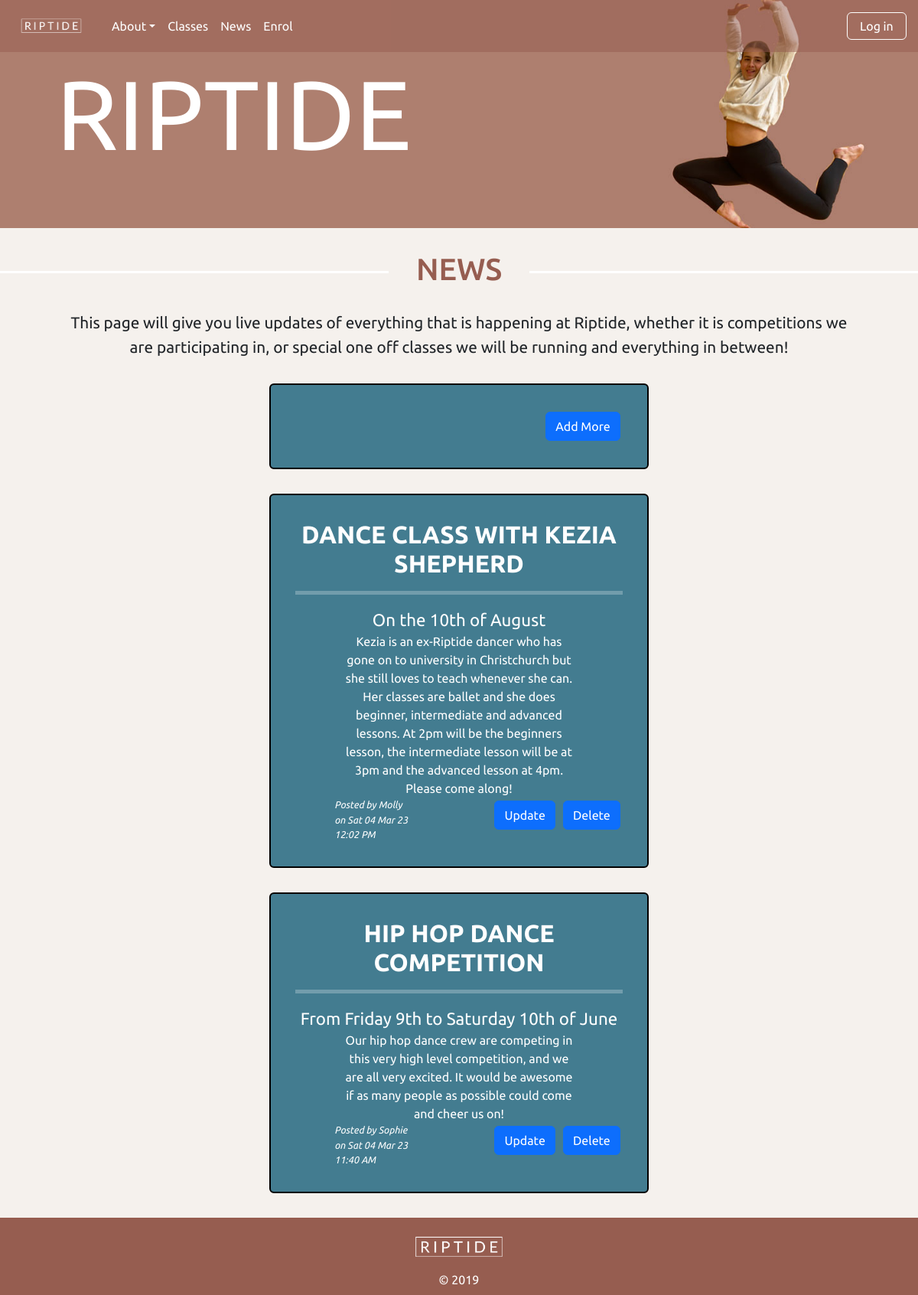
The app's page /news, older data.
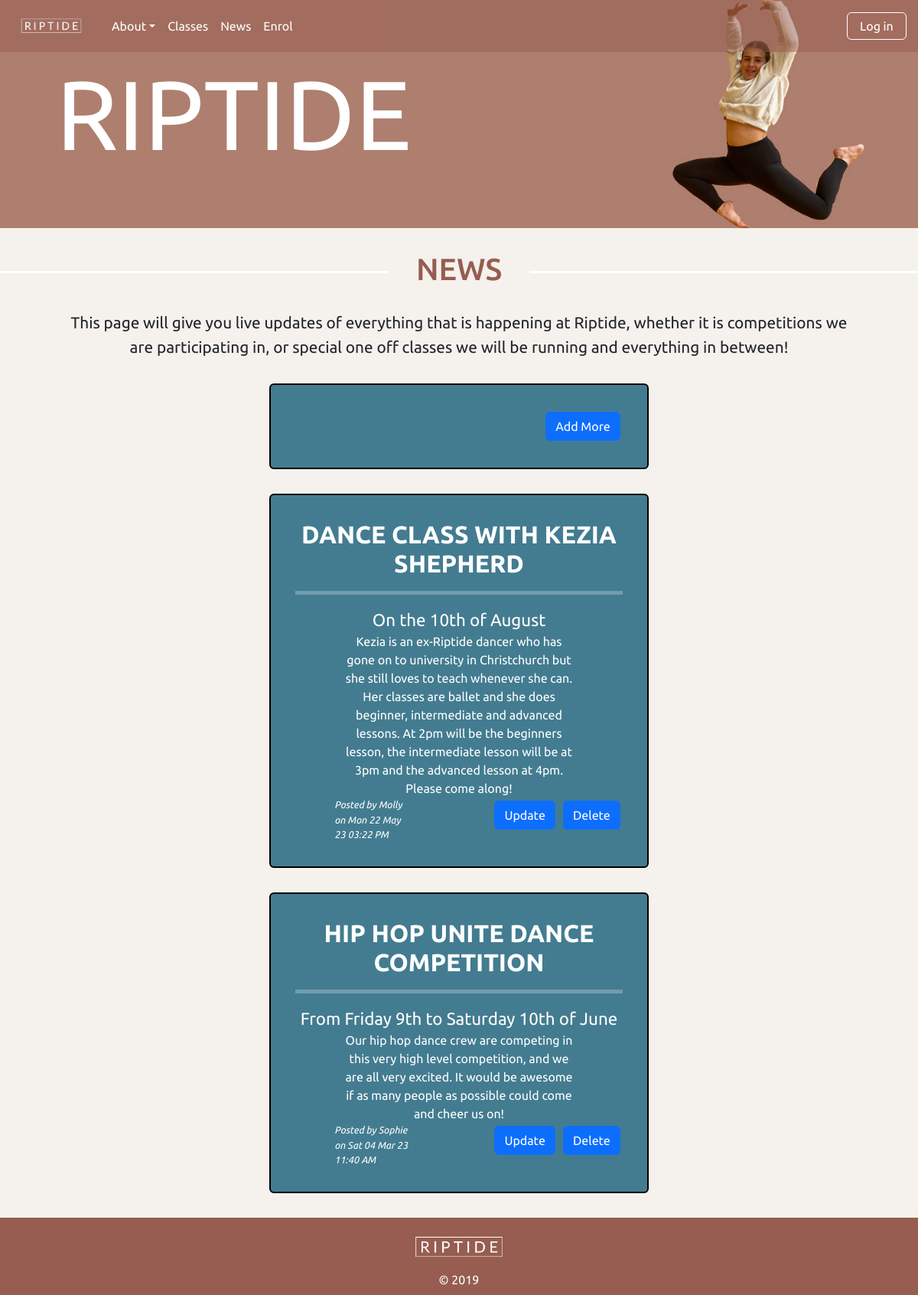
The same page, newer data.
### tables this page shows
CREATE TABLE news(
    news_id integer primary key autoincrement not null,
    title text not null unique,
    subtitle text not null unique,
    content text not null unique,
    newsdate date not null,
    member_id integer not null,
    foreign key(member_id) references member(member_id)
);

CREATE TABLE member(
    member_id integer primary key autoincrement not null,
    name text not null,
    email text not null unique,
    password text not null,
    authorisation integer not null
);

### server.py (the view)
@app.route('/news')
def news():
    sql = """select news.news_id, news.title, news.subtitle, news.content, news.newsdate, member.name
    from news
    join member on news.member_id= member.member_id
    order by news.newsdate desc;
    """
    result = run_search_query_tuples(sql, (), db_path, True)
    print(result)
    return render_template("news.html", news=result)

### db_functions.py (called while the page is built)
def run_search_query_tuples(sql_query,values_tuple, file_path, rowfactory=False):
    result = None
    try:
        db = sqlite3.connect(file_path)
        if rowfactory:
            db.row_factory = sqlite3.Row
        cursor = db.cursor()
        cursor.execute(sql_query,values_tuple)
        result = cursor.fetchall()
        cursor.close()
    except sqlite3.Error as error:
        print("Error running search query tuples: {}".format(error))
        return None
    db.close()
    if result is None:
        print("No search values were found")
    return result

### server.py (called while the page is built)
@app.template_filter()
def news_date(sqlite_dt):
    x = datetime.strptime(sqlite_dt, '%Y-%m-%d %H:%M:%S')
    return x.strftime("%a %d %b %y %I:%M %p")

### templates/news.html (shortened to what this page needs)
{% extends "layout.html" %}
{% block banner %}
static/images/molly_banner3.jpg
{% endblock %}
{% block content %}
<h1>NEWS</h1>
<p>This page will give you live updates of everything that is happening at Riptide, whether it is competitions we are participating in,
or special one off classes we will be running and everything in between! </p>
<div class="news rounded">
    <div class="text-end">
        <a class="btn btn-primary" href="{{ url_for('news_cud', id=0, task='add') }}">Add More</a>
    </div>
</div>
{% for row in news %}
<div class="news news-fluid rounded">
    <h4><b>{{row ['title']}}</b></h4>
    <hr>
    <div class="subtitle">{{row['subtitle']}}</div>
    <p class="news-text">{{row['content'] | replace("\n", "<br>") | safe}}</p>
    <div class="row">
    <div class="col-lg-6"><p class="news-subtext text-start">Posted by {{ row ['name']}} on {{ row ['newsdate'] | news_date}}</p></div>
    <div class="col-lg-6 text-end">
        <a class="btn btn-primary" href="{{ url_for('news_cud', id=row['news_id'], task='update') }}">Update</a>
        <a class="btn btn-primary" href="{{ url_for('news_cud', id=row['news_id'], task='delete') }}">Delete</a>
    </div>
    </div>
</div>
{% endfor %}
{% endblock %}

### templates/layout.html (shortened to what this page needs)
<!DOCTYPE html>
<html lang="en">
<head>
    <link href="https://cdn.jsdelivr.net/npm/bootstrap@5.2.3/dist/css/bootstrap.min.css" rel="stylesheet">
    <link rel="stylesheet" href="static/styles.css">
</head>
<body>
<nav id="Home" class="navbar navbar-expand-sm fixed-top">
  <div class="container-fluid">
    <div class="collapse navbar-collapse" id="collapsibleNavbar">
      <ul class="navbar-nav">
        <a class="navbar-brand" href="{{url_for('index')}}"><img class="nav-logo" src="static/images/Riptide-1.png"></a>
        <li class="nav-item dropdown">
          <a class="nav-link dropdown-toggle" href="{{url_for('about')}}" role="button" data-bs-toggle="dropdown">About</a>
        </li>
        <li class="nav-item">
          <a class="nav-link" href={{url_for('classes')}}>Classes</a>
        </li>
        <li class="nav-item">
          <a class="nav-link" href="{{url_for('news')}}">News</a>
        </li>
        <li class="nav-item">
          <a class="nav-link" href="{{url_for('enrol')}}">Enrol</a>
        </li>
      </ul>
    <div class="ms-auto"><a class="nav-link btn btn-outline" href="{{url_for('log_in')}}">Log in</a></div>
  </div>
</div>
    </nav>
<div class="img-container">
<img class="img-fluid" src="{%block banner %}{% endblock %}" alt="">
<div class="banner">RIPTIDE</div>
<div class="banner-quote">{%block quote %}{% endblock %}</div>
</div>
{% block content %}
{% endblock %}
<footer class="footer-content">
    <img class="footer-image" src="static/images/Riptide-1.png">
    <div>&copy; 2019</div>
    </footer>
</body>
</html>

### static/styles.css (style rules this page uses)
body { font-family: 'Ubuntu', sans-serif; background-color: rgb(245,241,237); }
.navbar { background-color: rgba(150,93,80,0.5); }
.nav-item { margin: auto; }
.nav-link { color:white; }
.nav-logo { max-width: 110px; }
.btn-outline { border: 1px solid white; padding: 0.3em 1em; }
.img-container { position: relative; text-align: center; color: rgb(255,255,255); }
.banner { position: absolute; top: 50%; left: 10%; transform: translate(-10%, -50%); font-size: 8em; }
.banner-quote { position: absolute; top: 76%; left: 10%; transform: translate(-10%, -50%); font-size: 1.5em; text-align: center; font-style: italic; padding: 1em 1em; color: rgb(255,255,255); }
h1 { padding:0; overflow: hidden; color:rgb(150,93,80); display: table; white-space: nowrap; margin: 0.75em 0; scroll-margin-top: 3em; }
h1:before, h1:after { border-top: 3px solid rgb(255,255,255); content: ''; display: table-cell; position: relative; top: 0.65em; width: 50%; }
h1:before { right: 3%; }
h1:after { left: 3%; }
h4 { text-align: center; color: rgb(255,255,255); font-size: 2em; }
p { padding:0 4em 0 4em; margin:auto; text-align: center; font-size: 1.3em; }
.footer-content { background-color: rgb(150,93,80); text-align: center; padding: 0.5em 0 0.5em 0; color: white; }
.footer-image { max-width: 160px; }
.btn { color: white; margin: 0.2em; }
.news { margin: 2em 22em 2em 22em; padding: 2em; background-color: rgb(67,124,144); border: 2px solid black; }
.subtitle { text-align: center; font-size: 1.4em; color: white; }
p.news-text { text-align: center; font-size: 1em; color: white; }
p.news-subtext { font-size: 0.8em; color: white; font-style: italic; }
hr { color:white; border-width: 5px; }

Row changes from the older to the newer data that the page shows:
changed news "DANCE CLASS WITH KEZIA SHEPHERD": newsdate "Sat 04 Mar 23 12:02 PM" → "Mon 22 May 23 03:22 PM"
changed news "From Friday 9th to Saturday 10th of June": title "HIP HOP DANCE COMPETITION" → "HIP HOP UNITE DANCE COMPETITION"
